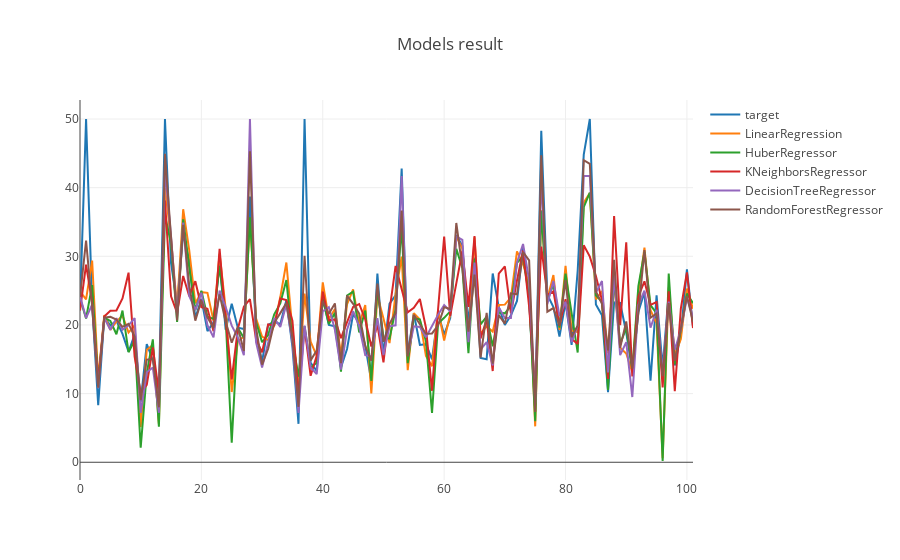

Notebook code cell kept with this figure:
### Code cell
columns = result.columns

traces=[]
for i in columns:
    traces.append(go.Scatter(
                    x=result.index,
                    y=result[i],
                    name=i,
                    orientation = 'v')
                 )

layout = {'title': 'Models result'}
fig = go.Figure(data=traces, layout=layout)

iplot(fig, show_link=False)
